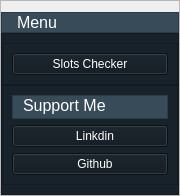
        <widget class="QFrame" name="frame_2">
         <property name="maximumSize">
          <size>
           <width>180</width>
           <height>16777215</height>
          </size>
         </property>
         <property name="frameShape">
          <enum>QFrame::StyledPanel</enum>
         </property>
         <property name="frameShadow">
          <enum>QFrame::Raised</enum>
         </property>
         <layout class="QVBoxLayout" name="verticalLayout_2">
          <property name="spacing">
           <number>0</number>
          </property>
          <property name="leftMargin">
           <number>0</number>
          </property>
          <property name="rightMargin">
           <number>0</number>
          </property>
          <property name="bottomMargin">
           <number>0</number>
          </property>
          <item alignment="Qt::AlignTop">
           <widget class="QFrame" name="frame_4">
            <property name="styleSheet">
             <string notr="true">background-color: rgb(56, 75, 89);</string>
            </property>
            <property name="frameShape">
             <enum>QFrame::StyledPanel</enum>
            </property>
            <property name="frameShadow">
             <enum>QFrame::Raised</enum>
            </property>
            <layout class="QHBoxLayout" name="horizontalLayout_4" stretch="0">
             <property name="spacing">
              <number>0</number>
             </property>
             <property name="leftMargin">
              <number>15</number>
             </property>
             <property name="topMargin">
              <number>0</number>
             </property>
             <property name="rightMargin">
              <number>0</number>
             </property>
             <property name="bottomMargin">
              <number>0</number>
             </property>
             <item>
              <widget class="QLabel" name="label">
               <property name="font">
                <font>
                 <pointsize>12</pointsize>
                </font>
               </property>
               <property name="styleSheet">
                <string notr="true">color: rgb(255, 255, 255);</string>
               </property>
               <property name="text">
                <string>Menu</string>
               </property>
              </widget>
             </item>
            </layout>
           </widget>
          </item>
          <item>
           <widget class="QFrame" name="frame_6">
            <property name="sizePolicy">
             <sizepolicy hsizetype="Preferred" vsizetype="Expanding">
              <horstretch>0</horstretch>
              <verstretch>0</verstretch>
             </sizepolicy>
            </property>
            <property name="styleSheet">
             <string notr="true">background-color: rgb(24, 34, 43);</string>
            </property>
            <property name="frameShape">
             <enum>QFrame::StyledPanel</enum>
            </property>
            <property name="frameShadow">
             <enum>QFrame::Raised</enum>
            </property>
            <layout class="QVBoxLayout" name="verticalLayout_3">
             <property name="spacing">
              <number>0</number>
             </property>
             <property name="leftMargin">
              <number>0</number>
             </property>
             <property name="rightMargin">
              <number>0</number>
             </property>
             <item alignment="Qt::AlignTop">
              <widget class="QFrame" name="frame_5">
               <property name="frameShape">
                <enum>QFrame::StyledPanel</enum>
               </property>
               <property name="frameShadow">
                <enum>QFrame::Raised</enum>
               </property>
               <layout class="QVBoxLayout" name="verticalLayout_4">
                <item>
                 <widget class="QPushButton" name="slot_checker">
                  <property name="sizePolicy">
                   <sizepolicy hsizetype="Preferred" vsizetype="Preferred">
                    <horstretch>0</horstretch>
                    <verstretch>0</verstretch>
                   </sizepolicy>
                  </property>
                  <property name="styleSheet">
                   <string notr="true">color: rgb(255, 255, 255);
background-color: rgb(15, 24, 31);</string>
                  </property>
                  <property name="text">
                   <string>   Slots Checker   </string>
                  </property>
                 </widget>
                </item>
               </layout>
              </widget>
             </item>
             <item alignment="Qt::AlignBottom">
              <widget class="QFrame" name="frame_8">
               <property name="sizePolicy">
                <sizepolicy hsizetype="Expanding" vsizetype="Expanding">
                 <horstretch>0</horstretch>
                 <verstretch>0</verstretch>
                </sizepolicy>
               </property>
               <property name="styleSheet">
                <string notr="true"/>
               </property>
               <property name="frameShape">
                <enum>QFrame::StyledPanel</enum>
               </property>
               <property name="frameShadow">
                <enum>QFrame::Raised</enum>
               </property>
               <layout class="QVBoxLayout" name="verticalLayout">
                <property name="spacing">
                 <number>6</number>
                </property>
                <property name="leftMargin">
                 <number>9</number>
                </property>
                <property name="topMargin">
                 <number>9</number>
                </property>
                <property name="rightMargin">
                 <number>9</number>
                </property>
                <property name="bottomMargin">
                 <number>9</number>
                </property>
                <item>
                 <widget class="QFrame" name="frame_7">
                  <property name="styleSheet">
                   <string notr="true">background-color: rgb(56, 75, 89);</string>
                  </property>
                  <property name="frameShape">
                   <enum>QFrame::StyledPanel</enum>
                  </property>
                  <property name="frameShadow">
                   <enum>QFrame::Raised</enum>
                  </property>
                  <layout class="QHBoxLayout" name="horizontalLayout_6">
                   <property name="leftMargin">
                    <number>10</number>
                   </property>
                   <property name="topMargin">
                    <number>0</number>
                   </property>
                   <property name="rightMargin">
                    <number>0</number>
                   </property>
                   <property name="bottomMargin">
                    <number>3</number>
                   </property>
                   <item>
                    <widget class="QLabel" name="label_4">
                     <property name="font">
                      <font>
                       <pointsize>12</pointsize>
                      </font>
                     </property>
                     <property name="styleSheet">
                      <string notr="true">color: rgb(255, 255, 255);</string>
                     </property>
                     <property name="text">
                      <string>Support Me</string>
                     </property>
                    </widget>
                   </item>
                  </layout>
                 </widget>
                </item>
                <item>
                 <widget class="QPushButton" name="linkdin_link">
                  <property name="styleSheet">
                   <string notr="true">color: rgb(255, 255, 255);
background-color: rgb(15, 24, 31);</string>
                  </property>
                  <property name="text">
                   <string>   Linkdin</string>
                  </property>
                  <property name="icon">
                   <iconset>
                    <normaloff>image/linkedin.png</normaloff>image/linkedin.png</iconset>
                  </property>
                 </widget>
                </item>
                <item>
                 <widget class="QPushButton" name="git_link">
                  <property name="styleSheet">
                   <string notr="true">color: rgb(255, 255, 255);
background-color: rgb(15, 24, 31);</string>
                  </property>
                  <property name="text">
                   <string>   Github</string>
                  </property>
                  <property name="icon">
                   <iconset>
                    <normaloff>image/github.png</normaloff>image/github.png</iconset>
                  </property>
                 </widget>
                </item>
               </layout>
              </widget>
             </item>
            </layout>
           </widget>
          </item>
         </layout>
        </widget>
